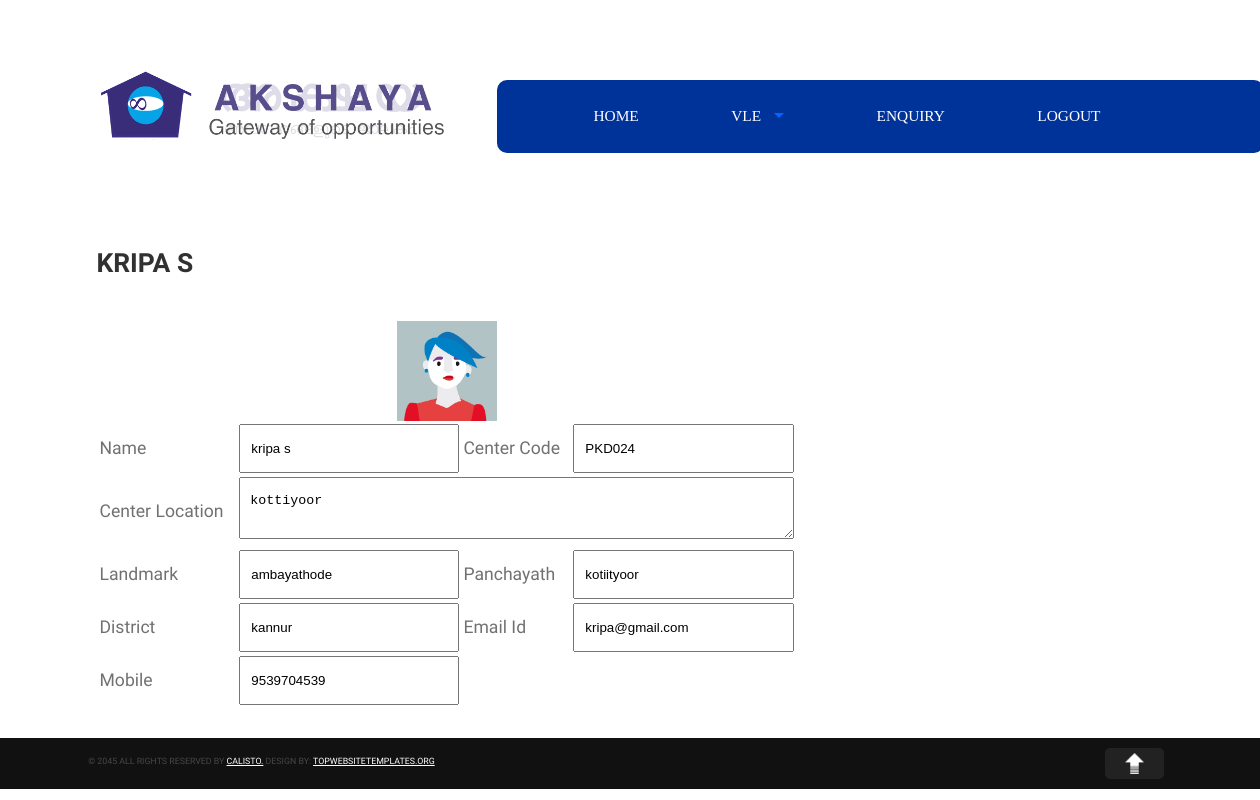
Page /Admin/Viewone_vle.php?id=1 (signed in) on the committed database.
### tables this page shows
CREATE TABLE IF NOT EXISTS `vle` (
  `id` int(11) NOT NULL AUTO_INCREMENT,
  `name` varchar(220) NOT NULL,
  `centercode` varchar(220) NOT NULL,
  `centerlocation` varchar(220) NOT NULL,
  `landmark` varchar(220) NOT NULL,
  `panchayath` varchar(220) NOT NULL,
  `block` varchar(220) NOT NULL,
  `district` varchar(220) NOT NULL,
  `email` varchar(220) NOT NULL,
  `phone` varchar(15) NOT NULL,
  `mobile` varchar(15) NOT NULL,
  `password` varchar(10) NOT NULL,
  `photo` varchar(500) NOT NULL,
  `status` varchar(20) NOT NULL,
  PRIMARY KEY (`id`),
  UNIQUE KEY `centercode` (`centercode`)
);

### Admin/Viewone_vle.php (the view, shortened to what this page needs)
<?php
 if(isset($_SESSION['username']))
 {
 ?>
<!DOCTYPE html>
<html>
<head>
<link rel="stylesheet" href="../Tourism Template/css//foundation.min.css">
<link rel="stylesheet" href="../Tourism Template/css//superfish.css">
<link rel="stylesheet" href="../Tourism Template/css//stylesheet.css">
<link rel="stylesheet" type="text/css" href="../Sweet Alerts/sweetalert.css">
</head>
<body>
<div class="header">
  <div class="row">
    <div class="columns large-12">
      <div class="row header-inner" style="width:1200px">
        <?php
		 include("menu_header.php");
		?>
      </div>
    </div>
  </div>
</div>
<div class="row content-wrapper">
  <div class="columns large-12">
    <div class="row wrapper">
      <div class="columns large-7 content">
          <?php
		   $q1=mysql_query("select * from vle where id='".$_GET['id']."'");
		   if($a1=mysql_fetch_array($q1))
		   {
		   ?>
             <h1 class="page-title"><?php echo $a1[1];?></h1>
<br />
            <form id="contact-form" method="post" action="" enctype="multipart/form-data">
			<table style="width:700px">
			<caption><img src="../akshaya/Photos/<?php echo $a1['photo'];?>" height="100" width="100" /></caption>
			<tr>
			<td>Name</td>
			<td><input type="text" readonly="readonly"  value="<?php echo $a1['name'];?>" name="txtname"  /></td>
			  <td>Center Code</td>
			<td> <input type="text" readonly="readonly"  value="<?php echo $a1['centercode'];?>" required ></td>
			  </tr>
			  			<tr>
			<td >Center Location</td>
			<td   colspan="3"> <textarea name="txtaddr" readonly="readonly" ><?php echo $a1['centerlocation'];?></textarea></td>
			</tr>
			<tr>
			  <td>Landmark</td>
			<td> <input type="text" readonly="readonly"  value="<?php echo $a1['landmark'];?>" required  /></td>
			<td>Panchayath</td>
			<td> <input type="text" readonly="readonly"  value="<?php echo $a1['panchayath'];?>" required ></td>
			</tr>
			<tr>
			  <td>District</td>
			<td><input type="text" readonly="readonly"  value="<?php echo $a1['district'];?>" readonly="readonly" />			  </td >
			<td>Email Id</td>
			<td><input type="text" value="<?php echo $a1['email'];?>"  readonly="readonly"  /></td>
			</tr>
			<tr>
			  <td>Mobile</td>
			<td><input type="text" value="<?php echo $a1['mobile'];?>" readonly="readonly"  name="txtphno"  /></td>
              </tr>
              </table>
            </form>
		   <?php
		   }
		  ?>
		  </div>
		   <div class="columns large-4">
            <div id="map_canvas"></div>
          </div>
        </div>
      </div>
    </div>
<div class="credit-row">
  <div class="row">
    <div class="columns large-11 credit"> &copy; 2045 All rights reserved by <a href="#">Calisto.</a> Design by: <a href="http://topwebsitetemplates.org">topwebsitetemplates.org</a></div>
    <div class="columns large-1"> <img src="../Tourism Template/images/toparrow.png" alt="" class="scrollToTop"> </div>
  </div>
</div>
</body>
</html>
<?php
}
else
{
?>
<script type="text/ecmascript">
window.location.href="../SignIn.php";
</script>
<?php
}
?>

### Tourism Template/css/stylesheet.css (style rules this page uses)
.row { width: 100%; }
body { font-size: 1.1em; line-height: 1.5em; color: #717171; font-family:'Droid Sans', serif; }
h1,h2,h3,h4,h5,h6 { color:rgb(97, 97, 97); font-family: 'Quando', serif; font-size: 1.2em; font-weight: normal; }
h1.page-title { color:rgb(49, 49, 49); text-transform: uppercase; font-size: 1.5em; font-weight: bold; }
input[type="text"], input[type="password"], input[type="date"], input[type="datetime"], input[type="datetime-local"], input[type="month"], input[type="file"],input[type="week"], input[type="email"], input[type="number"], input[type="search"], input[type="tel"], input[type="time"], input[type="url"], input[type="file"], textarea, select { padding: 15px 10px; width:100%; }
a { color: #d97163; }
.header { background:#bec676 url('../images/ background:url('../images/frontHeaderBg.jpg') top repeat-x;') top repeat-x; padding: 40px 0 50px 0; }
.row.wrapper { padding: 30px 0; }
#map_canvas { width:100%; height:200px; margin-bottom: 20px; border-radius: 10px; }
.credit-row { background: #111; padding: 10px 0; }
.credit { font-size: .5em; color: #4a4646; text-transform: uppercase; }
.credit a { color: #fff; }
img.scrollToTop { padding:5px 20px; background: #222; border-radius: 5px; cursor: pointer; }

### rows in the picture
vle: name "KRIPA S", photo (picture), txtname "kripa s", centercode "PKD024", txtaddr "kottiyoor", landmark "ambayathode", panchayath "kotiityoor", district "kannur", email "kripa@gmail.com", txtphno "9539704539"
